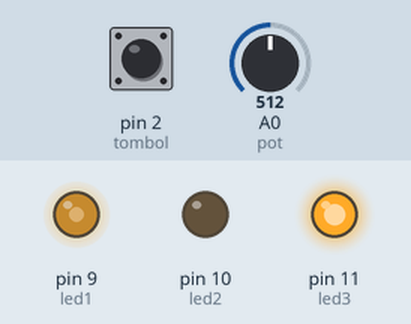
Recording of a sketch running on a simulated Arduino Uno, built with avr-gcc and run on an emulated ATmega328P. On the bench: output pins drawn as LEDs (lit = HIGH). Dashed ring = blinking. The test bench sets the inputs (shaded band); at power-on: A0 (pot) = 512, pin 2 (tombol) HIGH.

Above: at 2.9 s.
3.0 s: A0 (pot) set to 716
At 5.2 s:
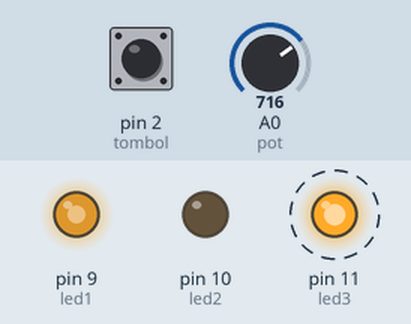
8.1 s: pin 2 (tombol) pulled LOW for 2.5 s
At 9.4 s:
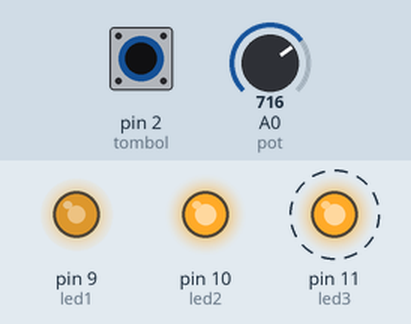
12.4 s: A0 (pot) set to 900
At 13.08 s:
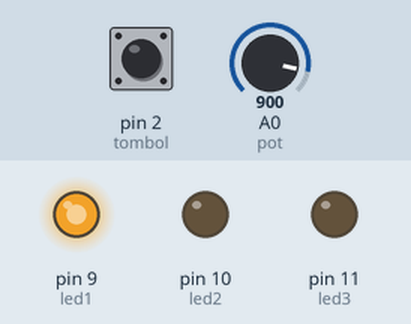
16.9 s: pin 2 (tombol) pulled LOW for 2.5 s
At 18.1 s:
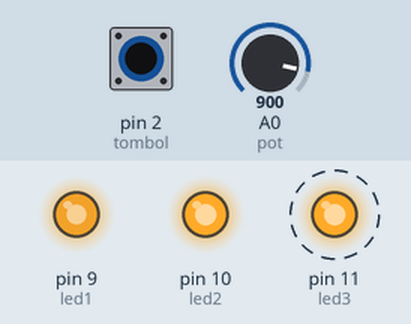
21.3 s: A0 (pot) set to 122
At 22.7 s:
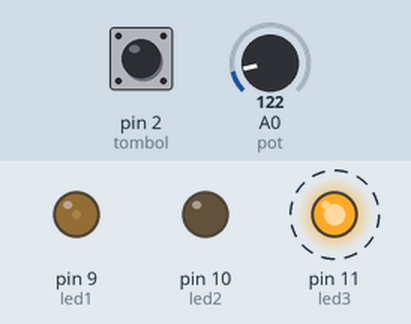
25.4 s: pin 2 (tombol) pulled LOW for 2.5 s
At 26.2 s:
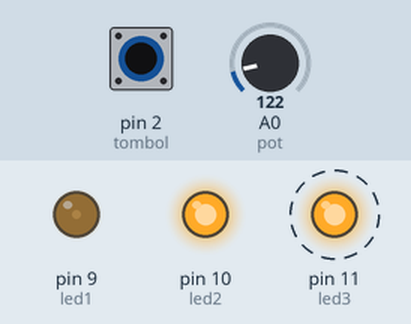
Timing chart, 0 to 30.4 s (numbered marks = the images above; inputs shaded):
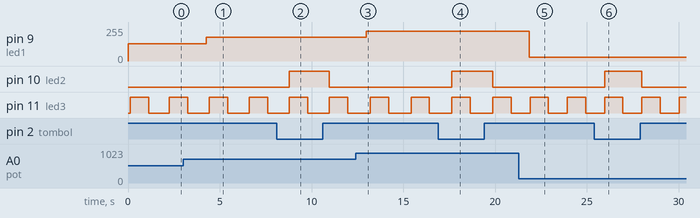

Measured:
- after the input at 3.0 s, pin 9 (led1): 128/255 → 179/255 after 1.3 s
- after the input at 8.1 s, pin 10 (led2): LOW → HIGH after 0.69 s, → LOW 2.2 s later
- after the input at 12.4 s, pin 9 (led1): 179/255 → 225/255 after 0.57 s
- after the input at 16.9 s, pin 10 (led2): LOW → HIGH after 0.75 s, → LOW 2.2 s later
- after the input at 21.3 s, pin 9 (led1): 225/255 → 30/255 after 0.57 s
- after the input at 25.4 s, pin 10 (led2): LOW → HIGH after 0.56 s, → LOW 2.0 s later
- by itself, pin 11 (led3): alternates HIGH for 1.0 s and LOW for 1.2 s

The sketch:

tugas1.ino
```cpp
int led1=9;
int led2=10;
int led3=11;
int pot=A0;
int tombol=2;
int data;

void setup(){
  pinMode(led1,OUTPUT);
  pinMode(led2,OUTPUT);
  pinMode(led3,OUTPUT);
  pinMode(pot,INPUT);
  pinMode(tombol,INPUT);
}
void loop(){
  //LED Fading by Potentiometer
  data=analogRead(pot);
  data=data/4;
  analogWrite(led1,data);
  delay(data);

  //LED On-Off by Push-button
 if(digitalRead(tombol)==LOW){
    digitalWrite(led2,HIGH);
 }
 else{
    digitalWrite(led2,LOW);
 }

 //LED On-Off by Delay
  digitalWrite(led3,HIGH);
  delay(1000);
  digitalWrite(led3,LOW);
  delay(1000);
}
```
